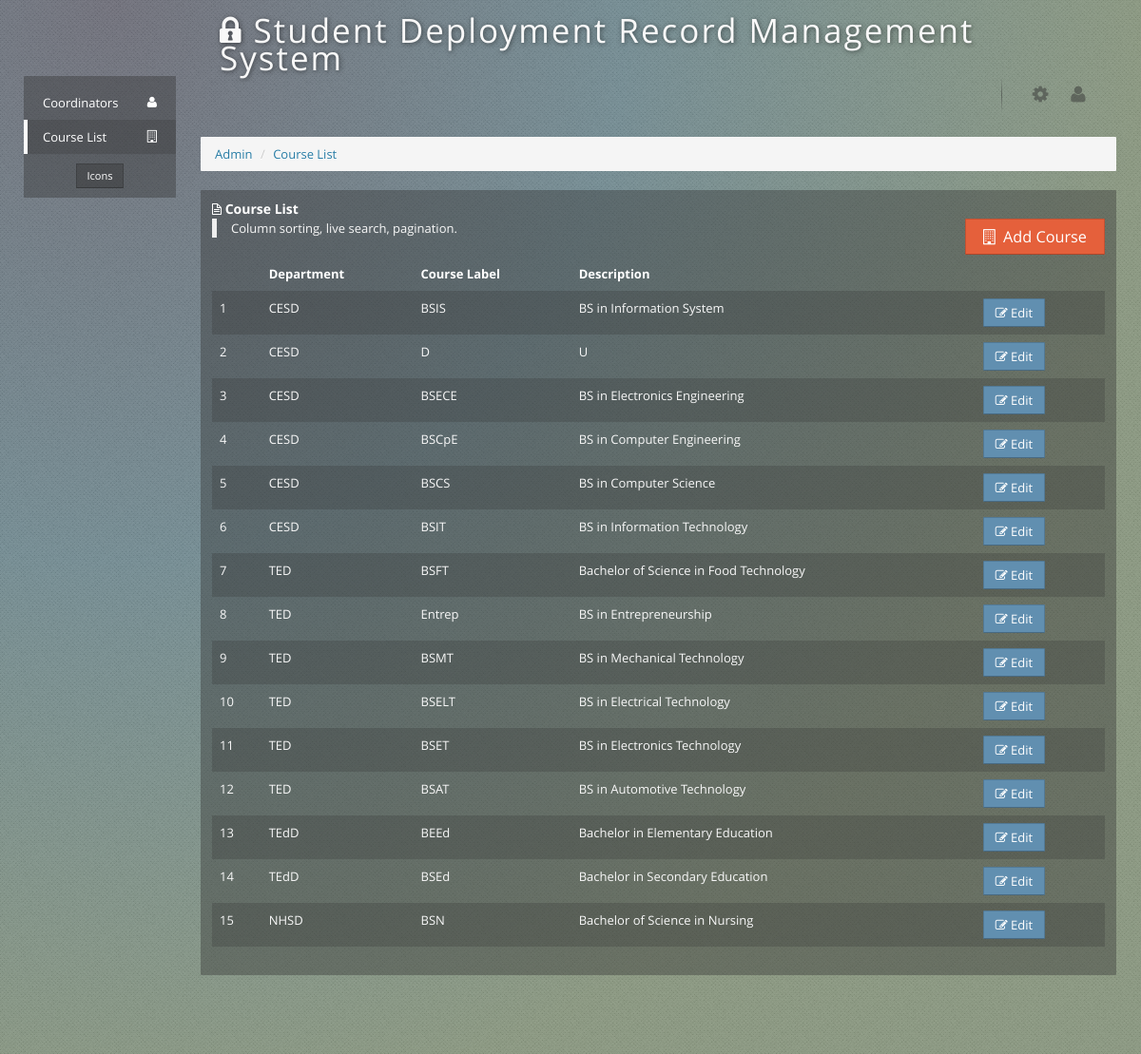
Page /requirement-managerx.php (signed in) on the committed database.
### tables this page shows
CREATE TABLE IF NOT EXISTS `settings` (
  `id` int(5) unsigned zerofill NOT NULL AUTO_INCREMENT,
  `title` varchar(200) NOT NULL,
  `year` varchar(10) NOT NULL,
  PRIMARY KEY (`id`)
);

CREATE TABLE IF NOT EXISTS `course` (
  `course_id` int(5) unsigned zerofill NOT NULL AUTO_INCREMENT,
  `clabel` varchar(32) NOT NULL,
  `cname` varchar(50) NOT NULL,
  `department_id` int(5) unsigned zerofill NOT NULL,
  PRIMARY KEY (`course_id`)
);

### inc/functions.php (called while the page is built, shortened)
<?php
function getSettings(){
	$result=mysql_query("select * from settings");
	$row=mysql_fetch_assoc($result);
	return $row;
}
function getDepartmentName($department_id){
	$result = mysql_query("SELECT `label` FROM `department` where `department_id` = '$department_id' ") or die(mysql_error());
  $row = mysql_fetch_array($result);
	return array_shift($row);
}
$set=getSettings();
?>

### requirement-managerx.php (the view, shortened to what this page needs)
<?php
require_once("inc/functions.php");
			?>
<!DOCTYPE html>
<html>
<head>
    <link href="css/application.min.css" rel="stylesheet" />
<link rel="stylesheet" type="text/css" href="themes/jquery.ui.all.css" />
</head>
<body class="background-dark">
<nav id="sidebar" class="sidebar nav-collapse collapse">
    <ul id="side-nav" class="side-nav">
		 <li>
            <a href="admin.php"><i class="icon-user"></i> <span class="name">Coordinators</span></a>
        </li>
         <li class="active">
            <a href="requirement-managerx.php"><i class="icon-building"></i> <span class="name">Course List</span></a>
        </li>
</ul>
    <div id="sidebar-settings" class="settings">
    </div>
</nav>
<div class="wrap">
    <header class="page-header">
        <div class="navbar">
            <div class="navbar-inner">
				<div class="container-fluid">
			<p class="pull-left testes"><i class="icon-lock icon32"></i> <?=$set['title']; ?></p>
                <ul class="nav pull-right">
                    <li class="hidden-phone">
                        <a href="#" id="settings" title="Settings" data-toggle="popover" data-placement="bottom">
                            <i class="icon-cog"></i>
                        </a>
                    </li>
                    <li class="hidden-phone dropdown">
                        <a href="#" title="Account" id="account" class="dropdown-toggle" data-toggle="dropdown">
                            <i class="icon-user"></i>
                        </a>
                    </li>
                </ul>
              </div>
            </div>
        </div>
    </header>
    <div class="content container-fluid">
        <div class="row-fluid">
            <div class="span12">
			<ul class="breadcrumb">
					<li>
						<a href="admin.php" class="style1">Admin</a> <span class="divider">/</span>					</li>
<li>
						<a href="#" class="style1">Course List</a>					</li>
			  </ul>
            </div>
        </div>
        <div class="row-fluid">
            <div class="span12">
                 <section class="widget">
                    <header>
                        <h4>
                            <i class="icon-file-alt"></i>
                            Course List
                        </h4> <div class="pull-right"><button class="btn btn-danger btn-large" id="add"><i class=" icon-building" > </i> &nbsp;Add Course</button></div>
						   <blockquote>
                            Column sorting, live search, pagination.
                        </blockquote>
                    </header>
                    <div class="body">
                        <table id="datatable-table" class="table table-striped">
                            <thead>
                            <tr>
                                <th class="no-sort">&nbsp;</th>
                                <th>Department</th>
                                <th>Course Label</th>
                                <th>Description</th>
                                <th class="no-sort">&nbsp;</th>
                            </tr>
                            </thead>
                            <tbody>
                           <?php
						   $y=1;
						   $result = mysql_query("select * from course order by `department_id` asc") or die(mysql_error());
						   while($row=mysql_fetch_array($result)):
						 extract($row);
						  ?>
						  <tr><td><?=$y; ?></td><td><?=getDepartmentName($department_id); ?></td><td><?=$clabel; ?></td><td><?=$cname ?></td>
						  <td><div class="btn-group">
                                  <a href="#" class="edit btn btn-primary" id="<?=$course_id; ?>" name="<?=$cname; ?>"><i class="icon-edit"></i> Edit </a>
                                </div></td></tr>
                          <?php
						  $y++;
						  endwhile;
						  ?>
						  </tbody>
                        </table>
                    </div>
                </section>
            </div>
        </div>
    </div>
</div>
</body>
</html>

### requirement-managerx.php (style rules this page uses)
.testes { letter-spacing:2px; text-shadow:1px 1px 5px rgba(0, 0, 0, 0.5); font-size: 35px; }

### rows in the picture
settings: title "Student Deployment Record Management System"
course: department_id "CESD", clabel "BSIS", cname "BS in Information System"
course: department_id "CESD", clabel "D", cname "U"
course: department_id "CESD", clabel "BSECE", cname "BS in Electronics Engineering"
course: department_id "CESD", clabel "BSCpE", cname "BS in Computer Engineering"
course: department_id "CESD", clabel "BSCS", cname "BS in Computer Science"
course: department_id "CESD", clabel "BSIT", cname "BS in Information Technology"
course: department_id "TED", clabel "BSFT", cname "Bachelor of Science in Food Technology"
course: department_id "TED", clabel "Entrep", cname "BS in Entrepreneurship"
course: department_id "TED", clabel "BSMT", cname "BS in Mechanical Technology"
course: department_id "TED", clabel "BSELT", cname "BS in Electrical Technology"
course: department_id "TED", clabel "BSET", cname "BS in Electronics Technology"
course: department_id "TED", clabel "BSAT", cname "BS in Automotive Technology"
course: department_id "TEdD", clabel "BEEd", cname "Bachelor in Elementary Education"
course: department_id "TEdD", clabel "BSEd", cname "Bachelor in Secondary Education"
course: department_id "NHSD", clabel "BSN", cname "Bachelor of Science in Nursing"
